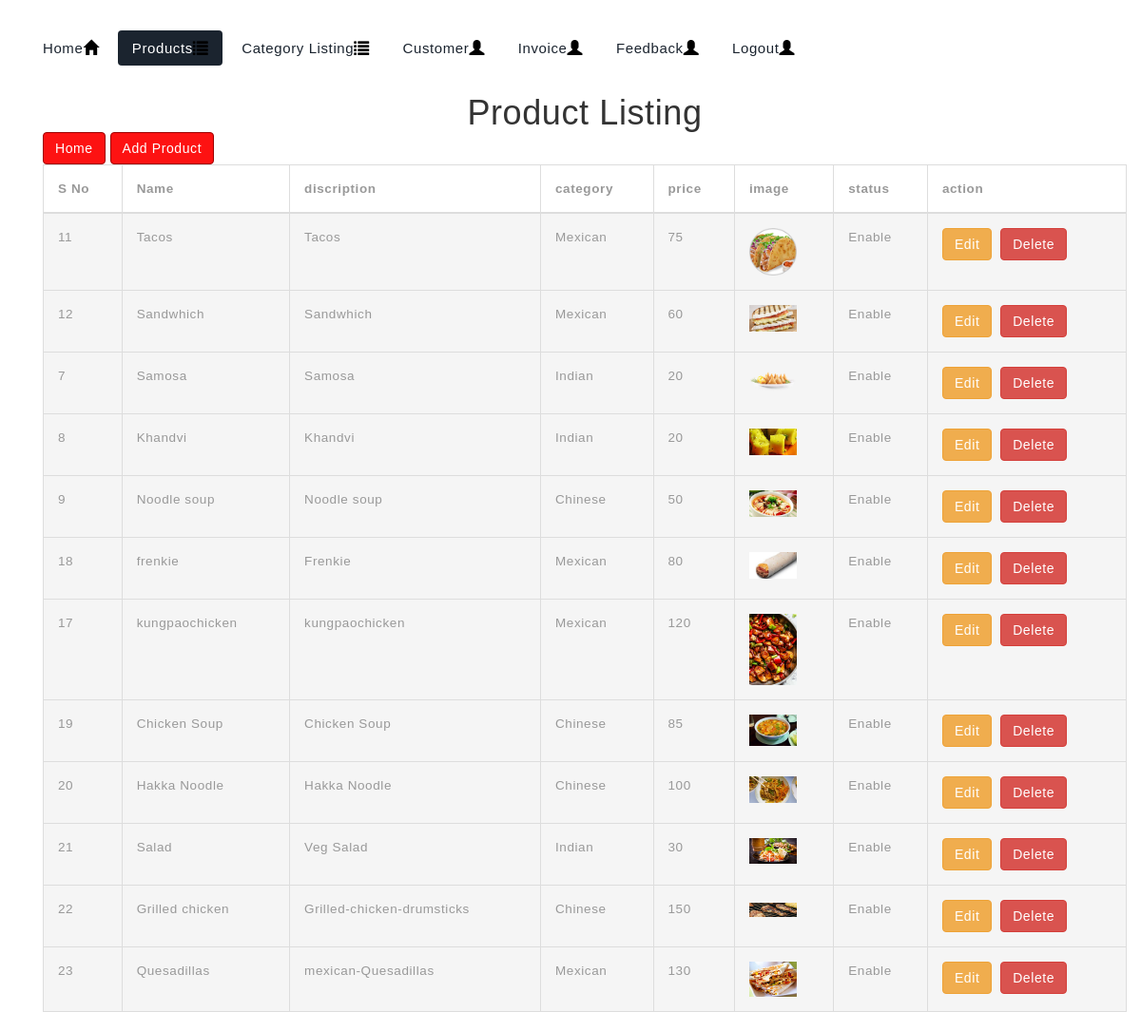
Screenshot of /admin/dashboard.php?p=productlisting (signed in) with the database file from the repository.
### tables this page shows
CREATE TABLE IF NOT EXISTS `product` (
  `id` int(11) NOT NULL AUTO_INCREMENT,
  `name` varchar(50) NOT NULL,
  `discription` text NOT NULL,
  `category` text NOT NULL,
  `price` int(11) NOT NULL,
  `image` varchar(255) NOT NULL,
  `status` int(11) NOT NULL,
  PRIMARY KEY (`id`)
);

CREATE TABLE IF NOT EXISTS `category` (
  `id` int(11) NOT NULL AUTO_INCREMENT,
  `name` varchar(50) NOT NULL,
  `status` int(11) NOT NULL,
  PRIMARY KEY (`id`)
);

### admin/controller/productlisting_con.php (called while the page is built, shortened)
<?php
$sql ="select *,p.name as prod_name,p.id as prod_id,c.id as cate_id from product p left join category c on(p.category = c.id)";
$rs = mysqli_query($conn,$sql);
if($rs->num_rows > 0){
	while($row = mysqli_fetch_assoc($rs)){
		$datas[] = $row;
	}
}
?>

### admin/view/productlisting.php (the view)
<div class="container">
<h1 class="text-center">Product Listing</h1>
	<div><a href="?p=home" class="btn btn-primary">Home</a>
	<a href="?p=product" class="btn btn-primary">Add Product</a></div>
    <div class="p-4">
    <table class="table table-bordered track_tbl">
        <thead>
            <tr>
                <th>S No</th>
                <th>Name</th>
                <th>discription</th>
				<th>category</th>
				<th>price</th>
				<th>image</th>
				<th>status</th>
				<th>action</th>
            </tr>
        </thead>
        <tbody>
		<?php foreach($datas as $data){ ?>
            <tr class="active">
                <td><?php echo $data['prod_id']?></td>
                <td><?php echo $data['prod_name']?></td>
				<td><?php echo $data['discription']?></td>
				<td><?php echo $data['name']?></td>
				<td><?php echo $data['price']?></td>
				<td><img width="50px;" src="<?php echo imagepath.$data['image']?>"></td>
                <td><?php echo $data['status'] == 1?'Enable':'Disabled';?></td>
				<td><a class="btn btn-warning" href="?p=product&id=<?php echo $data['prod_id']?>">Edit</a>&nbsp;&nbsp;<a href="?p=product&action=delete&id=<?php echo $data['prod_id']?>" onclick="return confirm('Are you sure you want to delete this item?');" class="btn btn-danger" >Delete</a></td>
            </tr>
        <?php } ?>
        </tbody>
    </table>
    </div>
</div>

### admin/assets/css/style.css (style rules this page uses)
body a { transition: 0.5s all; -webkit-transition: 0.5s all; -o-transition: 0.5s all; -moz-transition: 0.5s all; -ms-transition: 0.5s all; }
h1,h2,h3,h4,h5,h6 { margin:0; padding:0; font-family: 'IBM Plex Sans', sans-serif; }
.table > thead > tr > th, .table > tbody > tr > th, .table > tfoot > tr > th, .table > thead > tr > td, .table > tbody > tr > td, .table > tfoot > tr > td { border-top: none !important; }
.table td, .table>tbody>tr>td, .table>tbody>tr>th, .table>tfoot>tr>td, .table>tfoot>tr>th, .table>thead>tr>td, .table>thead>tr>th { padding: 15px!important; }
.table > thead > tr > th, .table > tbody > tr > th, .table > tfoot > tr > th, .table > thead > tr > td, .table > tbody > tr > td, .table > tfoot > tr > td { font-size: 0.9em; color: #999; border-top: none !important; }

### rows the page displays
product: id "11", name "Tacos", discription "Tacos", category.name "Mexican", price "75", image (picture)
product: id "12", name "Sandwhich", discription "Sandwhich", category.name "Mexican", price "60", image (picture)
product: id "7", name "Samosa", discription "Samosa", category.name "Indian", price "20", image (picture)
product: id "8", name "Khandvi", discription "Khandvi", category.name "Indian", price "20", image (picture)
product: id "9", name "Noodle soup", discription "Noodle soup", category.name "Chinese", price "50", image (picture)
product: id "18", name "frenkie", discription "Frenkie", category.name "Mexican", price "80", image (picture)
product: id "17", name "kungpaochicken", discription "kungpaochicken", category.name "Mexican", price "120", image (picture)
product: id "19", name "Chicken Soup", discription "Chicken Soup", category.name "Chinese", price "85", image (picture)
product: id "20", name "Hakka Noodle", discription "Hakka Noodle", category.name "Chinese", price "100", image (picture)
product: id "21", name "Salad", discription "Veg Salad", category.name "Indian", price "30", image (picture)
product: id "22", name "Grilled chicken", discription "Grilled-chicken-drumsticks", category.name "Chinese", price "150", image (picture)
product: id "23", name "Quesadillas", discription "mexican-Quesadillas", category.name "Mexican", price "130", image (picture)
